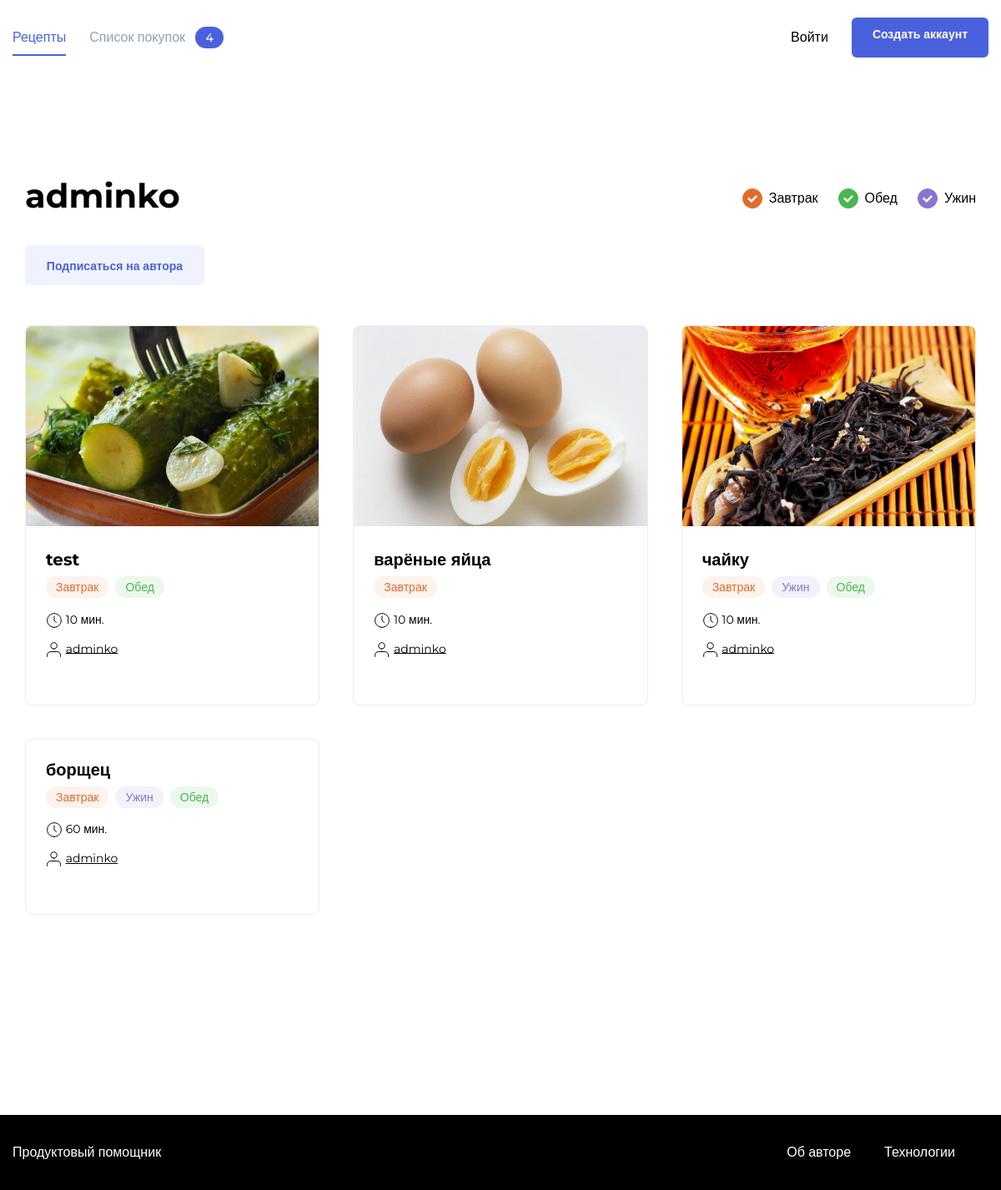
The page /adminko/ on the database its author committed.
### prod_h/models.py (models this page shows, shortened)
class Recipe(models.Model):
    author = models.ForeignKey(
        User,
        on_delete=models.CASCADE,
        related_name='recipes',
        verbose_name='автор рецепта',
    )
    name = models.CharField(
        max_length=100,
        verbose_name='Название рецепта',
        help_text='Максимальная длинна 100 символов',)
    image = models.ImageField(upload_to='prod_h/', blank=True, null=True)
    text = models.TextField(
        blank=True,
        verbose_name='Описание',
        help_text='Описание рецепта',)
    ingredients = models.ManyToManyField(
        ListOfIngridients,
        through='Amount',
        through_fields=('recipe', 'ingredient'),
        verbose_name='Игредиенты',
        help_text='Игредиенты',)
    tags = models.ManyToManyField(Teg, )
    time = models.IntegerField(verbose_name='Вермя приготовления')
    pub_date = models.DateTimeField("date published", auto_now_add=True)
    slug = models.SlugField(
        max_length=500,
        unique=True,
        blank=True,
    )
    class Meta:
        ordering = ["-pub_date"]

class Teg(models.Model):
    name = models.CharField(max_length=20)
    slug = models.SlugField(unique=True)

### prod_h/views.py (the view)
# urls.py: path('<str:username>/', views.authors_recipes, name='authors-recipes'),
def authors_recipes(request, username):
    author = get_object_or_404(User, username=username)
    user_recipe = author.recipes.all()
    paginator = Paginator(user_recipe, 6)
    page_number = request.GET.get('page')
    page = paginator.get_page(page_number)
    context = {
        'page': page,
        'paginator': paginator,
        'author': author,}
    return render(request, "authorRecipe.html", context=context)

### templates/authorRecipe.html (shortened to what this page needs)
{% extends "base.html" %}
{% load static %}
{% block static_css %}<link rel="stylesheet" href="{% static 'pages/index.css' %}">{% endblock %}
{%block content%}
    <main class="main container">
        <div class="main__header">
            <h1 class="main__title">{{author }}</h1>
            <ul class="tags">
                <li class="tags__item">
                    <a id="breakfast" class="tags__checkbox tags__checkbox_style_orange tags__checkbox_active" href="#"></a>
                    <span class="tags__label">Завтрак</span>
                </li>
                <li class="tags__item">
                    <a id="lunch" class="tags__checkbox tags__checkbox_style_green tags__checkbox_active" href="#"></a>
                    <span for="lunch" class="tags__label">Обед</span>
                </li>
                <li class="tags__item">
                    <a id="dinner" class="tags__checkbox tags__checkbox_style_purple tags__checkbox_active" href="#"></a>
                    <label for="dinner" class="tags__label">Ужин</label>
                </li>
            </ul>
        </div>
        <div class="author-subscribe" data-author="323">
            <p style="padding: 0 0 2em 0;"><button class="button button_style_light-blue button_size_subscribe" name="subscribe" data-out>Подписаться на автора</button></p>
        </div>
        <div class="card-list">
            {% for post in page %}
            {% include "includes/post_item.html" with post=post %}
            {% endfor %}
        </div>
    </main>
{%endblock%}

### templates/includes/post_item.html (shortened to what this page needs)
<div class="card" data-id="120">
      {% load thumbnail %}
      {% thumbnail post.image "364x240" crop="center" upscale=True as img %}
        <a href="{% url 'recipe_detail' post.id %}" class="link" target="_blank"><img src="{{ img.url }}" alt="{{ post.name }}" class="card__image"></a>
      {% endthumbnail %}
        <div class="card__body">
            <a class="card__title link" href="{% url 'recipe_detail' post.id %}" target="_blank">{{post.name}}</a>
            <ul class="card__items">
                {%include "includes/tag.html"%}
            </ul>
            <div class="card__items card__items_column">
                <p class="card__text"><span class="icon-time"></span> {{post.time}} мин.</p>
                <p class="card__text"><span class="icon-user"></span> <a href="{%url 'authors-recipes' username=post.author.username %}" style="color: black">{{post.author.username}}</a></p>
            </div>
        </div>
        <div class="card__footer">
        </div>
    </div>

### templates/includes/tag.html
{% for tag in post.tags.all %}
    {% if tag.name == 'breakfast' %}
        <li class="card__item"><span class="badge badge_style_orange">Завтрак</span></li>
    {% elif tag.name == 'lunch' %}
        <li class="card__item"><span class="badge badge_style_green">Обед</span></li>
    {% elif tag.name == 'dinner' %}
        <li class="card__item"><span class="badge badge_style_purple">Ужин</span></li>
    {% endif %}
{% endfor %}

### static/pages/index.css (style rules this page uses)
* { box-sizing: border-box; }
html, body { min-height: 100%; }

### static/blocks/body/body.css (style rules this page uses)
.body { display: flex; flex-direction: column; }

### static/blocks/container/container.css (style rules this page uses)
.container { max-width: 1200px; padding: 0 15px; margin: 0 auto; width: 100%; }

### static/blocks/link/link.css (style rules this page uses)
.link { text-decoration: none; transition: opacity 0.2s; }

### static/blocks/tags/tags.css (style rules this page uses)
.tags { display: flex; height: 100%; flex-direction: row; list-style: none; padding: 0; }

### static/blocks/tags/__item/tags__item.css (style rules this page uses)
.tags__item { display: flex; align-items: center; margin-right: 24px; }
.tags__item:last-child { margin-right: 0; }

### static/blocks/tags/__label/tags__label.css (style rules this page uses)
.tags__label { font-family: 'Montserrat', sans-serif; font-style: normal; font-weight: 500; font-size: 16px; line-height: 20px; color: #000000; cursor: default; }

### static/blocks/tags/__checkbox/tags__checkbox.css (style rules this page uses)
.tags__checkbox { position: relative; width: 24px; height: 24px; border-radius: 50%; color: #ddd; border: 1px solid currentColor; -webkit-appearance: none; outline: none; margin-right: 8px; cursor: pointer; }

### static/blocks/tags/__checkbox/_style/tags__checkbox_style_green.css (style rules this page uses)
.tags__checkbox_style_green { color: #49B64E; }

### static/blocks/tags/__checkbox/_style/tags__checkbox_style_orange.css (style rules this page uses)
.tags__checkbox_style_orange { color: #E26C2D; }

### static/blocks/tags/__checkbox/_style/tags__checkbox_style_purple.css (style rules this page uses)
.tags__checkbox_style_purple { color: #8775D2; }

### static/blocks/tags/__checkbox/_active/tags__checkbox_active.css (style rules this page uses)
.tags__checkbox_active { background: currentColor; }
.tags__checkbox_active:before { content: ''; position: absolute; background: url("../../../../images/yes.svg"); width: 12px; height: 9px; top: 7px; left: 5px; }

### static/blocks/button/button.css (style rules this page uses)
.button { font-family: 'Montserrat', sans-serif; font-style: normal; font-weight: 600; font-size: 14px; background: none; border-radius: 6px; padding: 12px 24px; height: 48px; line-height: 1; text-decoration: none; border: 1px solid transparent; transition: background 0.2s; outline: none; user-select: none; cursor: pointer; width: max-content; }

### static/blocks/button/_style/button_style_light-blue.css (style rules this page uses)
.button_style_light-blue { background: #F0F3FF; color: #4A61DD; }

### static/blocks/button/size/button_size_subscribe.css (style rules this page uses)
.button_size_subscribe { padding: 17px 18px; width: 215px; }

### static/blocks/main/main.css (style rules this page uses)
.main { padding-top: 60px; padding-bottom: 80px; flex: 1 0 auto; min-height: calc(100vh - 180px); }

### static/blocks/main/__header/main__header.css (style rules this page uses)
.main__header { display: flex; justify-content: space-between; margin-bottom: 28px; }

### static/blocks/main/__title/main__title.css (style rules this page uses)
.main__title { font-family: 'Montserrat', sans-serif; font-style: normal; font-weight: bold; font-size: 40px; line-height: 49px; color: #000000; padding: 0; margin: 0; }

### static/blocks/card-list/card-list.css (style rules this page uses)
.card-list { display: grid; grid-template-columns: repeat(3, 1fr); grid-template-rows: auto; grid-gap: 40px; margin-bottom: 52px; }

### static/blocks/card/card.css (style rules this page uses)
.card { display: flex; flex-direction: column; max-width: 363px; border: 1px solid #EEEEEE; box-sizing: border-box; border-radius: 8px; overflow: hidden; }

### static/blocks/card/__image/card__image.css (style rules this page uses)
.card__image { height: 240px; width: 100%; object-fit: cover; }

### static/blocks/card/__item/card__item.css (style rules this page uses)
.card__item { margin-right: 8px; }

### static/blocks/card/__title/card__title.css (style rules this page uses)
.card__title { font-family: 'Montserrat', sans-serif; font-style: normal; font-weight: bold; font-size: 20px; line-height: 24px; color: #000000; margin: 0 0 12px; padding: 0; display: block; }

### static/blocks/card/__items/card__items.css (style rules this page uses)
.card__items { display: flex; flex-direction: row; list-style: none; padding: 0; margin: 0 0 20px; }
.card__items:last-child { margin-bottom: 0; }

### static/blocks/card/__items/_column/card__items_column.css (style rules this page uses)
.card__items_column { flex-direction: column; }

### static/blocks/card/__body/card__body.css (style rules this page uses)
.card__body { padding: 24px 24px 12px; flex: 1 0 auto; }

### static/blocks/card/__text/card__text.css (style rules this page uses)
.card__text { font-family: 'Montserrat', sans-serif; font-style: normal; font-weight: normal; font-size: 14px; line-height: 17px; color: #000000; margin: 0 0 15px; padding: 0; }
.card__text:last-child { margin-bottom: 0; }

### static/blocks/card/__footer/card__foter.css (style rules this page uses)
.card__footer { display: flex; justify-content: space-between; align-items: center; padding: 12px 24px 32px; flex: 0 0 auto; }

### static/blocks/badge/badge.css (style rules this page uses)
.badge { color: #fff; background: #ddd; border-radius: 24px; padding: 4px 12px; font-style: normal; font-weight: 500; font-size: 14px; line-height: 17px; font-family: 'Montserrat', sans-serif; }

### static/blocks/badge/_style/badge_style_green.css (style rules this page uses)
.badge_style_green { background: rgba(73, 182, 78, 0.1); color: #49B64E; }

### static/blocks/badge/_style/badge_style_orange.css (style rules this page uses)
.badge_style_orange { background: rgba(234, 146, 99, 0.12); color: #E26C2D; }

### static/blocks/badge/_style/badge_style_purple.css (style rules this page uses)
.badge_style_purple { background: rgba(135, 117, 210, 0.1); color: #8775D2; }

### rows shown on the page
Recipe: name (picture), name "test", time "10", author.username "adminko"
Teg: name "Завтрак"
Teg: name "Обед"
Recipe: shows a picture, name "варёные яйца", time "10", author.username "adminko"
Recipe: shows a picture, name "чайку", time "10", author.username "adminko"
Teg: name "Ужин"
Recipe: name "борщец", time "60", author.username "adminko"

### other values the page prints
{{ author }} "adminko"
